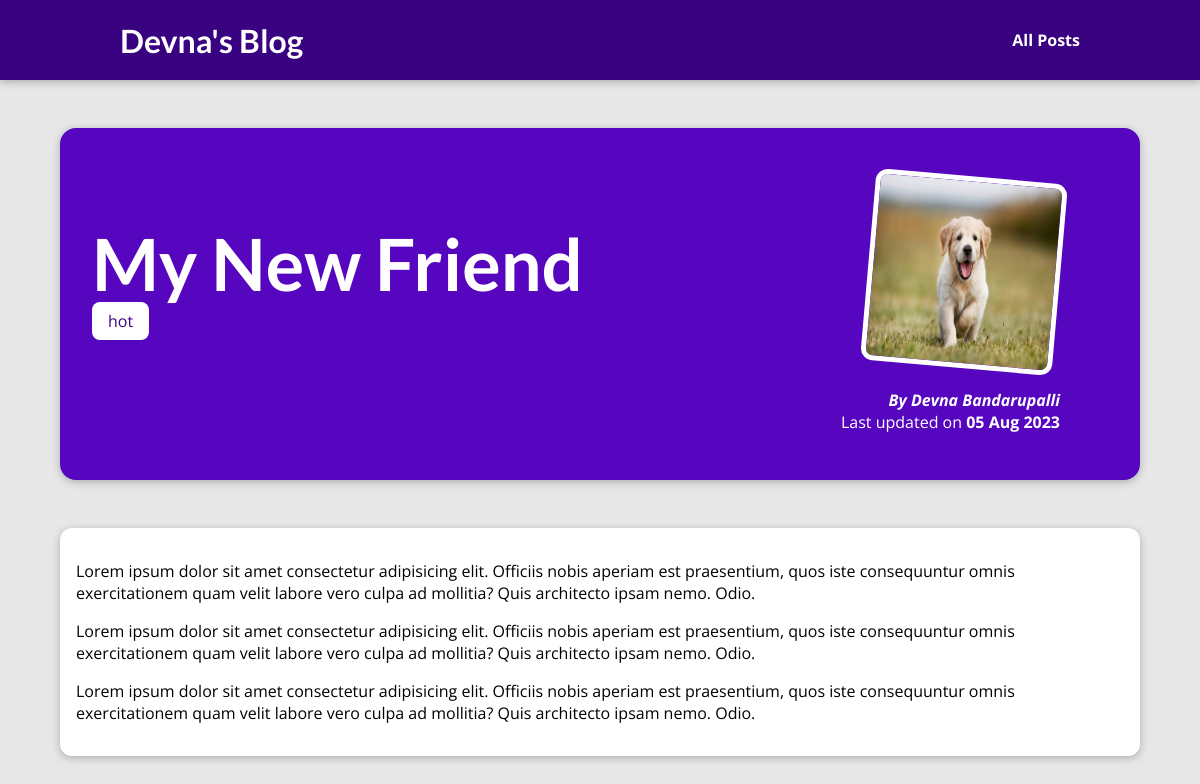
The app's page /posts/my-new-friend with its own data.
### blog/models.py (models this page shows, shortened)
class Post(models.Model):
    tags = models.ManyToManyField(Tag)
    author = models.ForeignKey(Author, null=True, on_delete=models.SET_NULL, related_name="posts")
    title = models.CharField(max_length=150)
    excerpt = models.CharField(max_length=200)
    image_name = models.CharField(max_length=50)
    date = models.DateField(auto_now=True)
    slug = models.SlugField(unique=True)
    content = models.TextField(validators=[MinLengthValidator(10)])

class Tag(models.Model):
    caption=models.CharField(max_length=20)

class Author(models.Model):
    first_name = models.CharField(max_length=100)
    last_name = models.CharField(max_length=100)
    email = models.EmailField()
    def __str__(self):
        return f"{self.first_name} {self.last_name}"

### blog/views.py (the view)
# urls.py: path("posts/<slug:slug>", views.post_detail, name="post_detail")
def post_detail(request, slug):
    identified_post = get_object_or_404(Post, slug=slug)
    return render(request, "blog/post_detail.html", {
      "post": identified_post,
      "post_tags": identified_post.tags.all()
    })

### blog/templates/blog/post_detail.html (shortened to what this page needs)
{% extends 'base.html' %}
{% load static %}
{% block css_files %}
<link rel="stylesheet" href="{% static 'blog/post-detail.css' %}" />
{% endblock css_files %}
{% block content %}
<section id="summary">
  <h2>{{post.title}}</h2>
  <div>
    {% for tag in post_tags%}
    <span class="tag">{{tag.caption}}</span>
    {% endfor %}
  </div>
  <article>
    <img src="{% static 'blog/images/'|add:post.image_name %}" alt="{{post.title}}" />
    <address>By <a href="mailto:{{post.author.email}}">{{post.author}}</address></a>
    <div>Last updated on <time>{{post.date|date:"d M Y"}}</time></div>
  </article>
</section>
<main>
  {{post.content|linebreaks}}
</main>
{% endblock %}

### static/app.css (style rules this page uses)
* { box-sizing: border-box; }
html { font-family: 'Open Sans', 'Lato', sans-serif; }
body { margin: 0; }
h1, h2, h3 { font-family: 'Lato', sans-serif; font-weight: bold; }

### blog/static/blog/post-detail.css (style rules this page uses)
body { background-color: #e7e7e7; }
#summary { margin: 8rem auto 3rem auto; padding: 2rem; width: 90%; max-width: 90rem; border-radius: 16px; background-color: #5706c0; position: relative; box-shadow: 0 2px 8px rgba(0, 0, 0, 0.25); height: 22rem; }
#summary h2 { color: white; font-size: 4.5rem; margin-bottom: 0.25rem; }
#summary article { position: absolute; top: 2rem; right: 3rem; padding: 1rem 2rem; border-radius: 12px; text-align: right; color: white; }
#summary article img { width: 12rem; height: 12rem; border-radius: 12px; transform: rotateZ(5deg); border: 5px solid white; margin-bottom: 1rem; }
#summary address { font-weight: bold; }
#summary a { color: white; text-decoration: none; }
#summary time { font-weight: bold; }
main { width: 90%; max-width: 90rem; margin: 3rem auto; background-color: white; padding: 1rem; border-radius: 12px; box-shadow: 0 2px 8px rgba(0, 0, 0, 0.25); }
.tag { background-color: white; color: #390281; padding: 0.5rem 1rem; border-radius: 8px; }

### records on screen
Post: title "My New Friend", image_name (picture), author "Devna Bandarupalli", date "05 Aug 2023", content "Lorem ipsum dolor sit amet consectetur adipisicing elit. Officiis nobis aperiam est praesentium, quos iste consequuntur omnis exercitationem quam velit labore vero culpa ad mollitia? Quis architecto ipsam nemo. Odio. Lorem ipsum dolor sit amet consectetur adipisicing elit. Officiis nobis aperiam est praesentium, quos iste consequuntur omnis exercitationem quam velit labore vero culpa ad mollitia? Quis architecto ipsam nemo. Odio. Lorem ipsum dolor sit amet consectetur adipisicing elit. Officiis nobis aperiam est praesentium, quos iste consequuntur omnis exercitationem quam velit labore vero culpa ad mollitia? Quis architecto ipsam nemo. Odio."
Tag: caption "hot"
